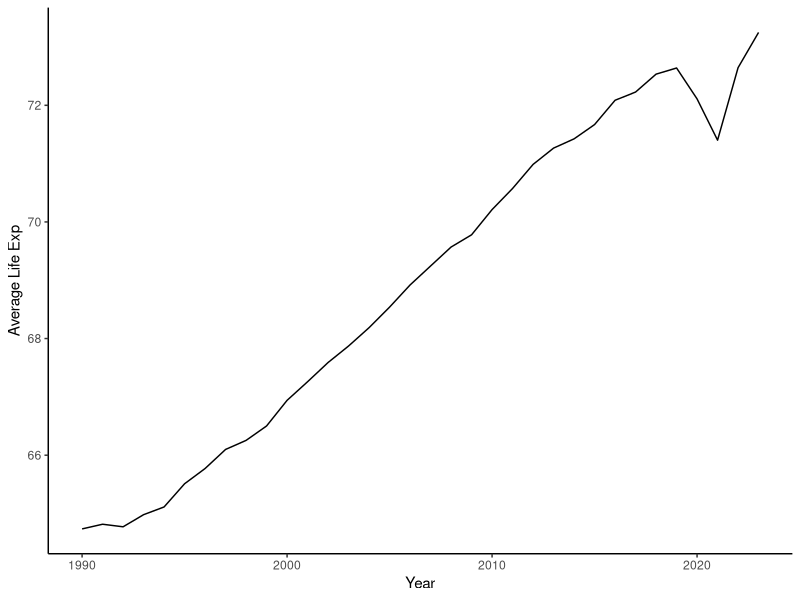
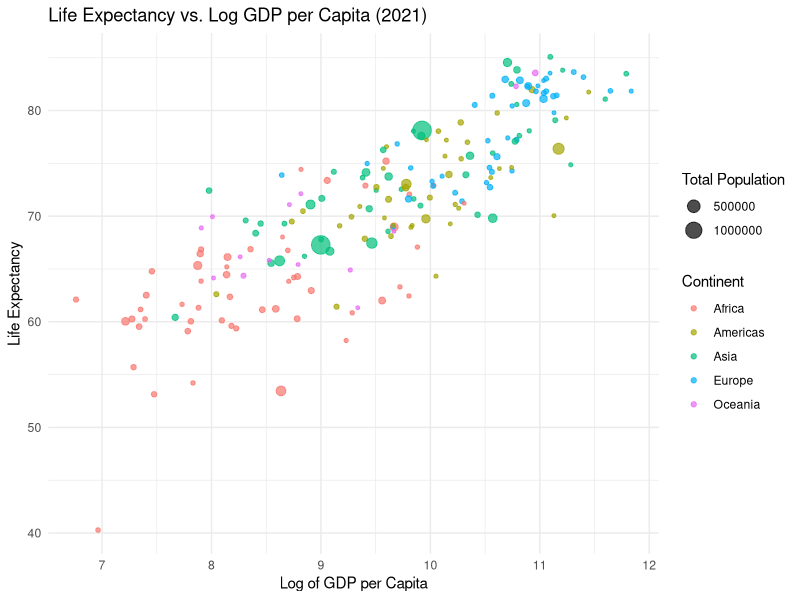
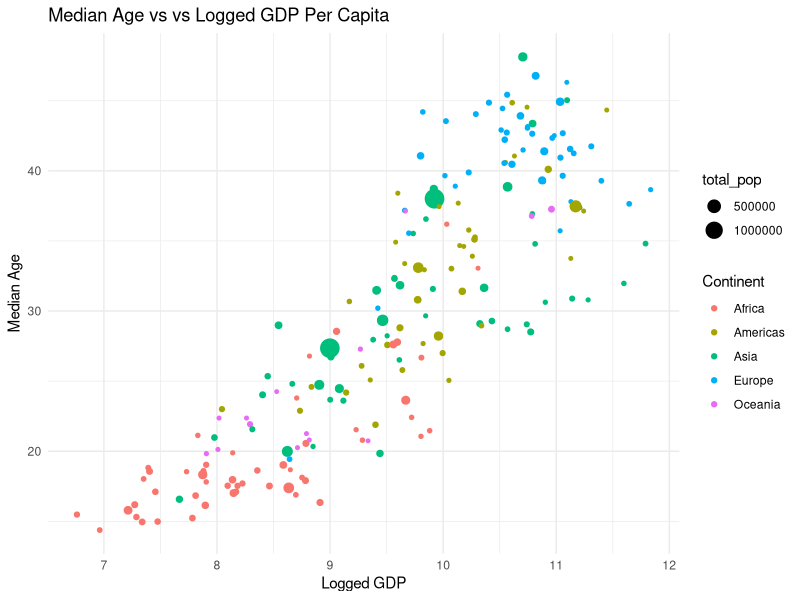

Recreate these plots in R, in order.
setwd("/Users/davidsosa/Code/school/regression-analysis/labs/lab5")

rm(list = ls())
library(tidyverse)
library(ggplot2)
pop <- read.csv("data/population_by_country.csv")
gdp <- read.csv("data/gdp_by_country.csv") 

pop <- pop[pop$Year > 1989, ]
pop <- filter(pop, Year > 1989)

pop <- pop |>
  filter(Year > 1989)

gdp <- gdp |>
  pivot_longer(
    cols = starts_with("X"),
    names_to = "Year",
    names_prefix = "X",
    values_to = "GDP_per_cap",
    values_drop_na = TRUE
  )

gdp <- gdp |>
  mutate(Year = as.numeric(Year))

result <- gdp[gdp$Year == 2023,]
result <- pop[pop$Year == 2023,]

world <- merge(gdp, pop, by.x = c("Year", "Country.Code"), by.y = c("Year", "iso3_code"))


year_data <- world |>
  group_by(Year) |>
  summarize(n_countries = n(),
            avg_le = mean(as.numeric(life_exp_total)))

year_data[year_data$Year > 2019,]

ggplot(data = year_data) + 
  geom_line(aes(x = Year, y = avg_le)) +
  xlab("Year") +
  ylab("Average Life Exp") + 
  theme_classic() + 
  labs(alt = "A line graph with year on the x axis and life expectancy on the y axis. Years range from 1990 to 2023, and the average life expecatancy increases from about 65 to about 73, with a dip around 2020.") # It's a good idea to add alternative text for visually impaired users!


# exercises
world <- world |>
  mutate(life_exp_total = as.numeric(life_exp_total))

pop <- pop |> 
  mutate(total_pop = as.numeric(total_pop))

world <- merge(gdp, pop, by.x = c("Year", "Country.Code"), by.y = c("Year", "iso3_code"))

world_2021 <- world |> filter(Year == 2021)
world_2023 <- world |> filter(Year == 2023)

continent_summary <- world_2021 |> 
  group_by(Continent) |> 
  summarize(
    avg_life_exp = mean(as.numeric(life_exp_total), na.rm = TRUE),
    avg_gdp_per_cap = mean(GDP_per_cap, na.rm = TRUE),
    total_population = sum(total_pop, na.rm = TRUE)
  )

world_2021 <- world_2021 |> mutate(log_gdp = log(GDP_per_cap))


ggplot(data = world_2021, aes(x = log_gdp, y = as.numeric(life_exp_total), color = Continent, size = total_pop)) + 
  geom_point(alpha = 0.7) +
  xlab("Log of GDP per Capita") +
  ylab("Life Expectancy") +
  theme_minimal() +
  labs(size = "Total Population", color = "Continent") +
  ggtitle("Life Expectancy vs. Log GDP per Capita (2021)")

fertility_life_correlation <- cor(as.numeric(world_2021$fertility_rate), as.numeric(world_2021$life_exp_total), use="complete.obs")
print(paste("Correlation between fertility rate and life expectancy: ", round(fertility_life_correlation, 3)))

gdp_correlation <- cor(as.numeric(world_2021$med_age), as.numeric(world_2021$log_gdp))

ggplot(data = world_2021, aes(x = log_gdp, y = as.numeric(med_age), color = Continent, size = total_pop)) +
  geom_point() +
  xlab("Logged GDP") +
  ylab("Median Age") +
  theme_minimal() +
  ggtitle("Median Age vs vs Logged GDP Per Capita")

mean(as.numeric(world_2021$life_exp_total[world_2021$Continent == "Africa"]))
sum()